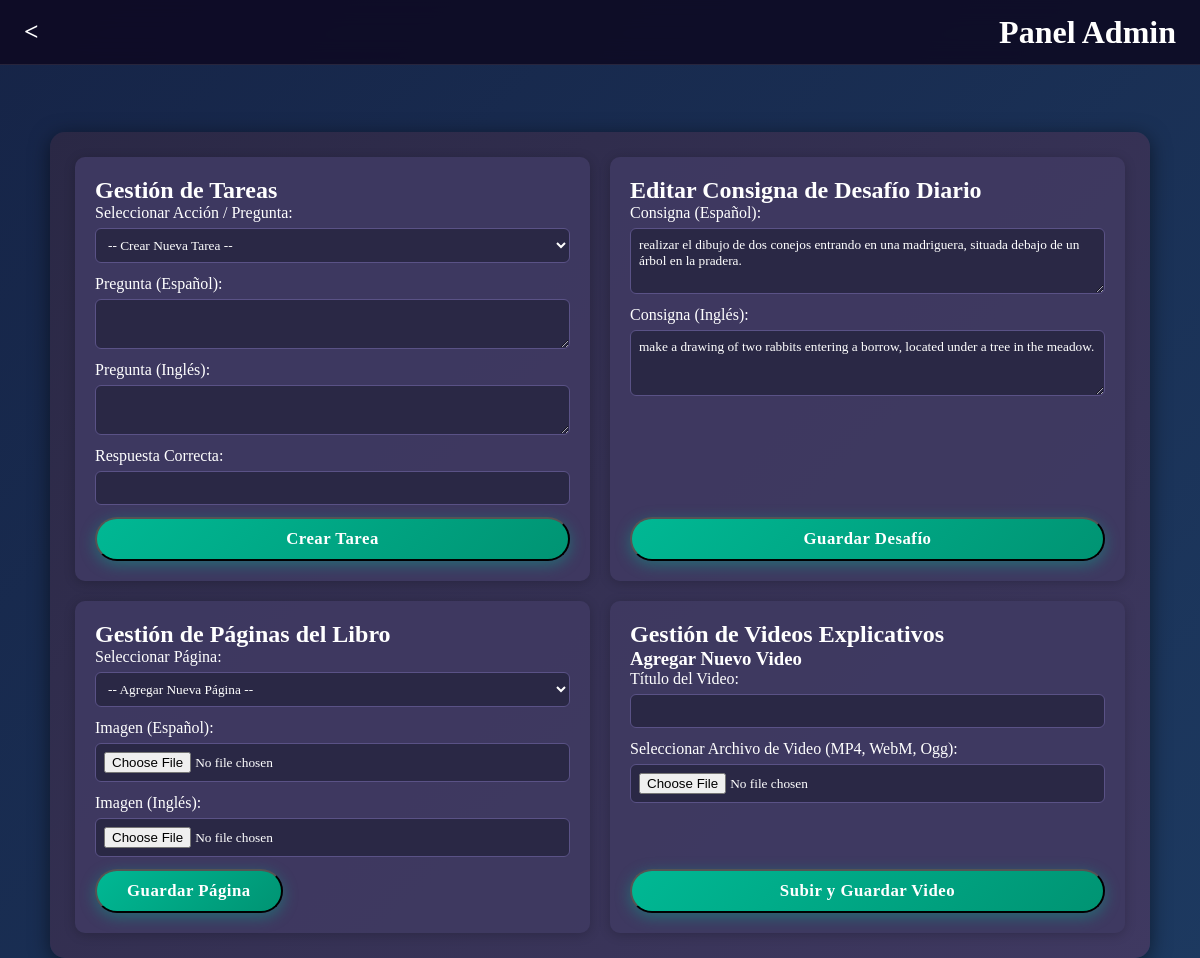
The app's page /extras/admin_panel.php (signed in) with its own data.
### tables this page shows
CREATE TABLE `desafios` (
  `id` int(11) NOT NULL,
  `titulo` varchar(100) NOT NULL,
  `descripcion_es` text DEFAULT NULL,
  `descripcion_en` text DEFAULT NULL,
  `descripcion` text NOT NULL,
  `fecha_desafio` date NOT NULL
);

### extras/admin_panel.php (the view, shortened to what this page needs)
<?php
require_once '../staff/database.php';
$lang =$_SESSION['idioma'] ?? 'es';
$t =$textos[$lang];$mensaje = "";
$stmtDesafio =$pdo->query("SELECT * FROM desafios WHERE id = 1");
$desafioActual = $stmtDesafio ? $stmtDesafio->fetch(PDO::FETCH_ASSOC) : null;
?>
<!DOCTYPE html>
<html lang="<?= htmlspecialchars($lang) ?>">
<head>
    <link rel="stylesheet" href="../style.css">
</head>
<body>
    <header class="top-bar">
        <a href="../index.php" class="nav-btn left-btn">&lt;</a>
        <h1 class="page-title"><?= htmlspecialchars($t['titulo_pagina']) ?></h1>
    </header>
    <main class="admin-container">
        <div class="admin-grid">
            <section class="admin-section">
                <div>
                    <h2 id="titulo_formulario"><?= htmlspecialchars($t['gestion_tareas']) ?></h2>
                    <form method="POST" id="form_tarea">
                        <div class="form-group">
                            <label><?= htmlspecialchars($t['select_accion']) ?></label>
                            <select name="id_tarea" id="select_tarea" onchange="cargarTarea()">
                                <option value="0" data-es="" data-en="" data-resp=""><?= htmlspecialchars($t['opcion_crear_tarea']) ?></option>
                            </select>
                        </div>
                        <div class="form-group">
                            <label><?= htmlspecialchars($t['label_pregunta_es']) ?></label>
                            <textarea name="pregunta_es" id="tarea_es" rows="2" required></textarea>
                        </div>
                        <div class="form-group">
                            <label><?= htmlspecialchars($t['label_pregunta_en']) ?></label>
                            <textarea name="pregunta_en" id="tarea_en" rows="2" required></textarea>
                        </div>
                        <div class="form-group">
                            <label><?= htmlspecialchars($t['label_respuesta']) ?></label>
                            <input type="text" name="respuesta_correcta" id="tarea_resp" required>
                        </div>
                    </form>
                </div>
                <button type="submit" form="form_tarea" class="btn-save" id="btn_guardar_tarea"><?= htmlspecialchars($t['btn_crear_tarea']) ?></button>
            </section>
            <section class="admin-section">
                <div>
                    <h2><?= htmlspecialchars($t['desafio_seccion']) ?></h2>
                    <form method="POST" id="form_desafio">
                        <div class="form-group">
                            <label><?= htmlspecialchars($t['label_consigna_es']) ?></label>
                            <textarea name="descripcion_es" rows="3" required><?= htmlspecialchars($desafioActual['descripcion_es'] ?? $desafioActual['descripcion'] ?? '') ?></textarea>
                        </div>
                        <div class="form-group">
                            <label><?= htmlspecialchars($t['label_consigna_en']) ?></label>
                            <textarea name="descripcion_en" rows="3"><?= htmlspecialchars($desafioActual['descripcion_en'] ?? '') ?></textarea>
                        </div>
                    </form>
                </div>
                <button type="submit" form="form_desafio" class="btn-save"><?= htmlspecialchars($t['btn_guardar_desafio']) ?></button>
            </section>
            <section class="admin-section">
                <div>
                    <h2 id="titulo_form_libro"><?= htmlspecialchars($t['seccion_libro']) ?></h2>
                    <form method="POST" enctype="multipart/form-data" id="form_libro">
                        <div class="form-group">
                            <label><?= htmlspecialchars($t['select_pagina']) ?></label>
                            <select name="id_pagina_libro" id="select_pagina" onchange="cargarPagina()">
                                <option value="0" data-es="" data-en=""><?= htmlspecialchars($t['opcion_nueva_pagina']) ?></option>
                            </select>
                        </div>
                        <div class="form-group">
                            <label><?= htmlspecialchars($t['label_img_es']) ?></label>
                            <input type="file" name="imagen_es" id="file_es" accept="image/*" required>
                        </div>
                        <div class="form-group">
                            <label><?= htmlspecialchars($t['label_img_en']) ?></label>
                            <input type="file" name="imagen_en" id="file_en" accept="image/*">
                        </div>
                    </form>
                </div>
                <div class="pag-acciones">
                    <button type="submit" form="form_libro" class="btn-save" id="btn_guardar_pagina"><?= htmlspecialchars($t['btn_guardar_pagina']) ?></button>
                </div>
            </section>
            <section class="admin-section">
                <div>
                    <h2><?= htmlspecialchars($t['seccion_videos']) ?></h2>
                    <h3><?= htmlspecialchars($t['agregar_video']) ?></h3>
                    <form method="POST" enctype="multipart/form-data" id="form_videos">
                        <div class="form-group">
                            <label><?= htmlspecialchars($t['label_titulo_vid']) ?></label>
                            <input type="text" name="titulo_video" required>
                        </div>
                        <div class="form-group">
                            <label><?= htmlspecialchars($t['label_archivo_vid']) ?></label>
                            <input type="file" name="archivo_video" accept="video/mp4,video/webm,video/ogg,video/quicktime,video/x-msvideo" required>
                        </div>
                    </form>
                </div>
                <button type="submit" form="form_videos" class="btn-save"><?= htmlspecialchars($t['btn_guardar_video']) ?></button>
            </section>
        </div>
    </main>
</body>
</html>

### style.css (style rules this page uses)
:root { --bg-grad-1: #3a1c71; --bg-grad-2: #d76d77; --bg-grad-3: #ffaf7b; --purple-main: #6c5ce7; --purple-dark: #2d132c; --violet-accent: #a29bfe; --brand-accent: #00cec9; --coral-accent: #ff7675; --lime-action: #00b894; --lime-hover: #55efc4; --card-bg-overlay: rgba(26, 20, 52, 0.75); --card-glass: rgba(255, 255, 255, 0.15); --text-light: #ffffff; --text-dark: #2d3436; --radius-lg: 20px; --radius-md: 14px; --radius-sm: 10px; --transition-smooth: cubic-bezier(0.25, 0.8, 0.25, 1); }
html, body { overscroll-behavior: none; overscroll-behavior-y: none; height: 100%; }
* { box-sizing: border-box; margin: 0; padding: 0; font-family: 'Poppins', 'Georgia', serif; }
body { background: linear-gradient(-45deg, #241442, #4b1248, #1f4068, #162447); background-size: 400% 400%; animation: gradientBG 15s ease infinite; min-height: 100vh; color: var(--text-light); }
.top-bar, .top-bar-custom, .profile-header-bg { background: rgba(13, 9, 33, 0.85); backdrop-filter: blur(12px); -webkit-backdrop-filter: blur(12px); border-bottom: 1px solid rgba(255, 255, 255, 0.1); height: 65px; display: flex; justify-content: space-between; align-items: center; padding: 0 24px; position: sticky; top: 0; z-index: 1005; }
.nav-btn { color: var(--text-light); text-decoration: none; font-size: 1.6rem; font-weight: bold; line-height: 1; cursor: pointer; z-index: 2; transition: transform 0.3s var(--transition-smooth), color 0.2s ease; }

### extras/admin_panel.php (style rules this page uses)
.admin-container { max-width: 1100px; margin: 67px auto 44px; background: linear-gradient(135deg, #2a2845, #3f3961); padding: 25px; border-radius: 15px; color: #fff; box-shadow: 0 4px 20px rgba(0, 0, 0, 0.5); transition: transform 0.3s ease; }
.admin-grid { display: grid; grid-template-columns: repeat(2, 1fr); gap: 20px; }
.admin-section { background: rgba(63, 57, 97, 0.95); padding: 20px; border-radius: 10px; margin-bottom: 0; display: flex; flex-direction: column; justify-content: space-between; box-shadow: 0 2px 12px rgba(0, 0, 0, 0.2); transition: transform 0.3s ease, box-shadow 0.3s ease; }
.form-group { display: flex; flex-direction: column; gap: 6px; margin-bottom: 12px; }
.form-group input, .form-group textarea, .form-group select { background-color: #2a2845; border: 1px solid #5a5286; border-radius: 6px; padding: 8px; color: #fff; transition: border-color 0.3s ease; }
.btn-save { background: linear-gradient(135deg, var(--lime-action), #009473); color: var(--text-light); text-decoration: none; padding: 10px 30px; border-radius: 30px; font-weight: 700; font-size: 1.05rem; letter-spacing: 0.5px; box-shadow: 0 4px 15px rgba(0, 184, 148, 0.4); transition: all 0.3s var(--transition-smooth); display: inline-block; }
.pag-acciones { display: flex; gap: 10px; flex-wrap: wrap; align-items: center; }

### records on screen
desafios: descripcion_es "realizar el dibujo de dos conejos entrando en una madriguera, situada debajo de un árbol en la pradera.", descripcion_en "make a drawing of two rabbits entering a borrow, located under a tree in the meadow."

### other values on screen
$t['titulo_pagina'] "Panel Admin"
$t['gestion_tareas'] "Gestión de Tareas"
$t['select_accion'] "Seleccionar Acción / Pregunta:"
$t['label_pregunta_es'] "Pregunta (Español):"
$t['label_pregunta_en'] "Pregunta (Inglés):"
$t['label_respuesta'] "Respuesta Correcta:"
$t['btn_crear_tarea'] "Crear Tarea"
$t['desafio_seccion'] "Editar Consigna de Desafío Diario"
$t['label_consigna_es'] "Consigna (Español):"
$t['label_consigna_en'] "Consigna (Inglés):"
$t['btn_guardar_desafio'] "Guardar Desafío"
$t['seccion_libro'] "Gestión de Páginas del Libro"
$t['select_pagina'] "Seleccionar Página:"
$t['label_img_es'] "Imagen (Español):"
$t['label_img_en'] "Imagen (Inglés):"
